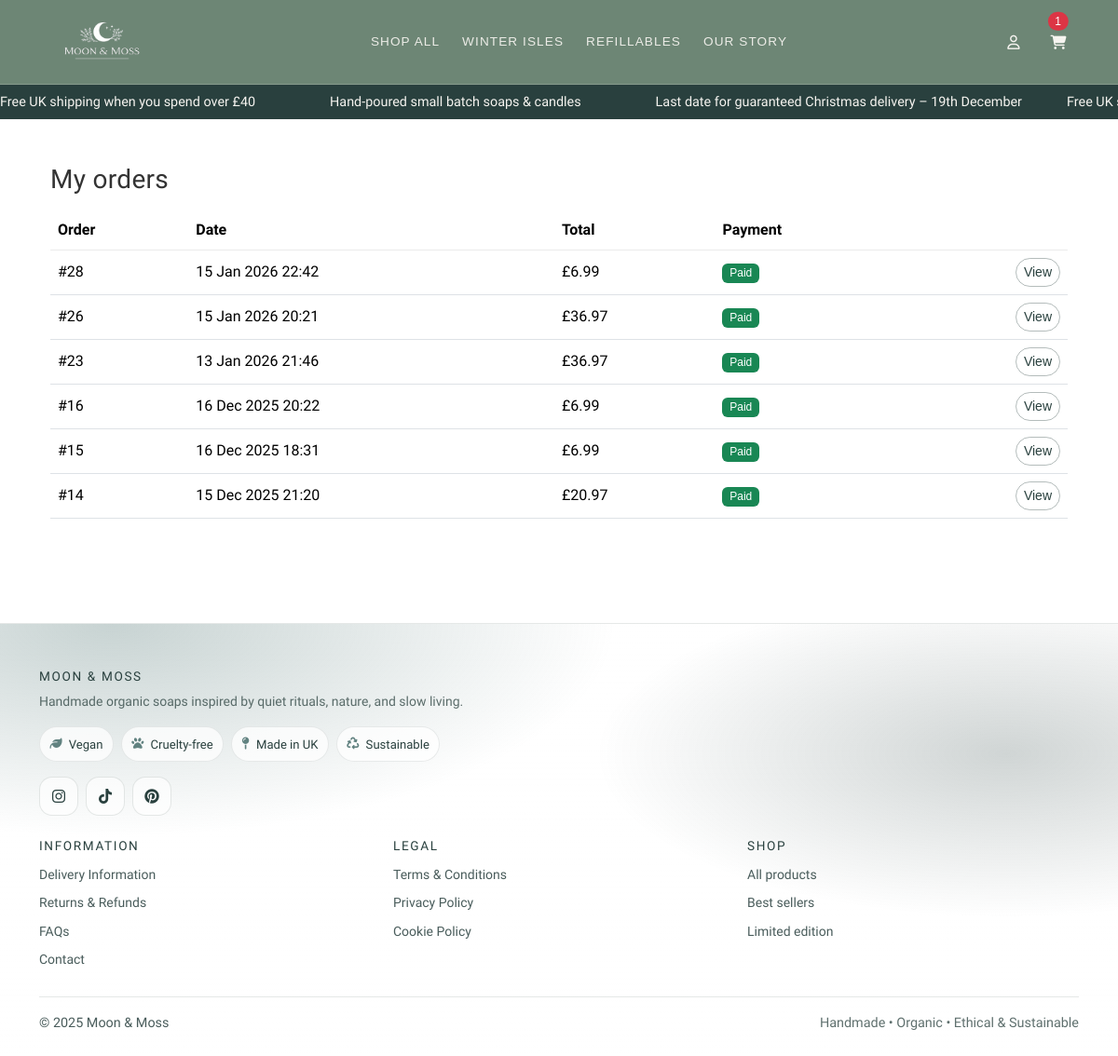
Page /accounts/orders/ (signed in) on the committed database.
### checkout/models.py (models this page shows, shortened)
class Order(models.Model):
    PENDING = "PENDING"
    PAID = "PAID"
    FAILED = "FAILED"
    NEW = "NEW"
    DISPATCHED = "DISPATCHED"
    DELIVERED = "DELIVERED"
    CANCELLED = "CANCELLED"
    STATUS_CHOICES = [
        (PENDING, "Pending"),
        (PAID, "Paid"),
        (FAILED, "Failed"),
    ]
    FULFILMENT_CHOICES = [
        (NEW, "New"),
        (DISPATCHED, "Dispatched"),
        (DELIVERED, "Delivered"),
        (CANCELLED, "Cancelled"),
    ]
    user = models.ForeignKey(
        settings.AUTH_USER_MODEL,
        on_delete=models.SET_NULL,
        null=True,
        blank=True,
        related_name="orders",
    )
    full_name = models.CharField(max_length=100, blank=True)
    email = models.EmailField(blank=True)
    address_line1 = models.CharField(max_length=255, blank=True)
    address_line2 = models.CharField(max_length=255, blank=True)
    city = models.CharField(max_length=100, blank=True)
    postcode = models.CharField(max_length=20, blank=True)
    status = models.CharField(
        max_length=10,
        choices=STATUS_CHOICES,
        default=PENDING,
    )
    total = models.DecimalField(max_digits=8, decimal_places=2)
    stripe_session_id = models.CharField(max_length=255, blank=True)
    created_at = models.DateTimeField(auto_now_add=True)
    stock_deducted = models.BooleanField(default=False)
    fulfilment_status = models.CharField(
        max_length=12,
        choices=FULFILMENT_CHOICES,
        default=NEW,
    )
    dispatched_at = models.DateTimeField(null=True, blank=True)
    delivered_at = models.DateTimeField(null=True, blank=True)
    cancelled_at = models.DateTimeField(null=True, blank=True)

### accounts/views.py (the view)
# urls.py: path("orders/", views.my_orders, name="my_orders"),
@login_required
def my_orders(request):
    orders = (
        Order.objects
        .filter(user=request.user, status=Order.PAID)
        .order_by("-created_at")
    )
    return render(request, "accounts/my_orders.html", {"orders": orders})

### cart/context_processors.py (called while the page is built)
def cart_count(request):
    cart = get_or_create_cart(request)
    try:
        count = sum(i.qty for i in cart.items.all())
    except Exception:
        count = 0
    return {"cart_count": count}

### cart/utils.py (called while the page is built)
def get_or_create_cart(request):
    if not request.session.session_key:
        request.session.create()
    request.session.set_expiry(60 * 60 * 24 * 14)
    session_key = request.session.session_key
    if request.user.is_authenticated:
        cart, created = Cart.objects.get_or_create(
            user=request.user,
            defaults={"session_key": session_key},
        )
        if not cart.session_key:
            cart.session_key = session_key
            cart.save(update_fields=["session_key"])
        return cart
    cart, _ = Cart.objects.get_or_create(user=None, session_key=session_key)
    return cart

### accounts/templates/accounts/my_orders.html
{% extends "base.html" %}
{% block content %}
  <div class="container py-4">
    <div class="d-flex justify-content-between align-items-center mb-3">
      <h1 class="h3 mb-0">My orders</h1>
    </div>
    <div class="table-responsive">
      <table class="table align-middle">
        <thead>
          <tr>
            <th>Order</th>
            <th>Date</th>
            <th>Total</th>
            <th>Payment</th>
            <th></th>
          </tr>
        </thead>
        <tbody>
          {% for o in orders %}
            <tr>
              <td>#{{ o.id }}</td>
              <td>{{ o.created_at|date:"d M Y H:i" }}</td>
              <td>£{{ o.total|floatformat:2 }}</td>
              <td>
                {% if o.status == "PAID" %}
                  <span class="badge text-bg-success">Paid</span>
                {% elif o.status == "PENDING" %}
                  <span class="badge text-bg-warning">Pending</span>
                {% else %}
                  <span class="badge text-bg-danger">Failed</span>
                {% endif %}
              </td>
              <td class="text-end">
                <a class="btn btn-sm btn-outline-secondary"
                   href="{% url 'accounts:my_order_detail' o.id %}">View</a>
              </td>
            </tr>
          {% empty %}
            <tr>
              <td colspan="5" class="text-muted">You don’t have any orders yet.</td>
            </tr>
          {% endfor %}
        </tbody>
      </table>
    </div>
  </div>
{% endblock content %}

### templates/base.html (shortened to what this page needs)
{% load static %}
<!DOCTYPE html>
<html lang="en">
  <head>
    <link href="https://cdn.jsdelivr.net/npm/bootstrap@5.3.3/dist/css/bootstrap.min.css" rel="stylesheet">
    <link rel="stylesheet" href="{% static 'css/base-user.css' %}">
  </head>
  <body>
    <nav class="navbar navbar-light navbar-pink bb-navbar sticky-top">
      <div class="container bb-nav-grid">
        <div class="bb-nav-center">
          <a class="navbar-brand bb-brand" href="{% url 'catalog:home' %}">
            <img src="{% static 'img/logo.png' %}" alt="Moon & Moss" class="bb-logo"
              width="135"
              height="90">
          </a>
        </div>
        <div class="bb-nav-links-wrap d-none d-lg-flex">
          <ul class="navbar-nav bb-nav-links bb-nav-links-desktop">
            <li class="nav-item"><a class="nav-link" href="{% url 'catalog:product_list' %}">Shop All</a></li>
            <li class="nav-item"><a class="nav-link" href="{% url 'catalog:winter_isles' %}">Winter Isles</a></li>
            <li class="nav-item"><a class="nav-link" href="{% url 'catalog:refillables' %}">Refillables</a></li>
            <li class="nav-item"><a class="nav-link" href="{% url 'catalog:about' %}">Our Story</a></li>
          </ul>
        </div>
        <div class="bb-nav-right bb-nav-icons">
        {% if user.is_authenticated %}
          <div class="dropdown bb-account-dropdown">
            <button class="btn bb-icon-link dropdown-toggle"
                    type="button"
                    id="accountMenu"
                    data-bs-toggle="dropdown"
                    aria-expanded="false"
                    aria-label="Account menu">
              <span class="bb-icon"><i class="fa-regular fa-user"></i></span>
            </button>
          </div>
        {% else %}
      <a href="{% url 'accounts:login' %}?next={{ request.get_full_path }}"
        class="bb-icon-link"
        title="Login">
        <span class="bb-icon"><i class="fa-regular fa-user"></i></span>
      </a>
    {% endif %}
          <a href="{% url 'cart:view' %}"
            class="bb-icon-link position-relative"
            title="Cart"
            data-bs-toggle="offcanvas"
            data-bs-target="#miniCart"
            aria-controls="miniCart">
            <span class="bb-icon"><i class="fa-solid fa-cart-shopping"></i></span>
            <span id="cart-count"
            class="position-absolute top-0 end-0 translate-middle badge rounded-pill text-bg-danger">
              {{ cart_count|default:0 }}
            </span>
          </a>
        </div>
      </div>
    </nav>
    <div class="bb-promo-bar">
      <div class="bb-promo-inner">
      <div class="bb-promo-track">
          <span>Free UK shipping when you spend over £40</span>
          <span>Hand-poured small batch soaps & candles</span>
          <span>Last date for guaranteed Christmas delivery – 19th December</span>
      </div>
      <div class="bb-promo-track">
        <span>Free UK shipping when you spend over £40</span>
      </div>
    </div>
  </div>
    <div class="toast-container position-fixed bottom-0 end-0 p-3"
         style="z-index: 1080">
    </div>
    <main class="container py-4">
      {% block content %}{% endblock content %}
    </main>
  <footer class="bb-footer mt-5 pt-5 pb-4">
    <div class="container">
      <div class="row g-4 align-items-start mb-4">
        <div class="col-12">
          <div class="bb-footer-brand">
            <h6 class="text-uppercase mb-2">Moon &amp; Moss</h6>
            <p class="small mb-3 bb-footer-muted">
              Handmade organic soaps inspired by quiet rituals, nature, and slow living.
            </p>
            <div class="bb-footer-chips">
              <span class="bb-footer-chip"><i class="fa-solid fa-leaf" aria-hidden="true"></i> Vegan</span>
              <span class="bb-footer-chip"><i class="fa-solid fa-paw" aria-hidden="true"></i> Cruelty-free</span>
              <span class="bb-footer-chip"><i class="fa-solid fa-map-pin" aria-hidden="true"></i> Made in UK</span>
              <span class="bb-footer-chip"><i class="fa-solid fa-recycle" aria-hidden="true"></i> Sustainable</span>
            </div>
            <div class="bb-footer-social mt-3">
              <a href="#" class="bb-social-link" aria-label="Instagram"><i class="fa-brands fa-instagram"></i></a>
              <a href="#" class="bb-social-link" aria-label="TikTok"><i class="fa-brands fa-tiktok"></i></a>
              <a href="#" class="bb-social-link" aria-label="Pinterest"><i class="fa-brands fa-pinterest"></i></a>
            </div>
          </div>
        </div>
      </div>
      <div class="row g-4">
        <div class="col-6 col-md-4">
          <h6 class="text-uppercase mb-2">Information</h6>
          <ul class="list-unstyled small mb-0 bb-footer-links">
            <li><a href="{% url 'delivery' %}">Delivery Information</a></li>
            <li><a href="{% url 'returns' %}">Returns &amp; Refunds</a></li>
            <li><a href="{% url 'faq' %}">FAQs</a></li>
            <li><a href="{% url 'contact' %}">Contact</a></li>
          </ul>
        </div>
        <div class="col-6 col-md-4">
          <h6 class="text-uppercase mb-2">Legal</h6>
          <ul class="list-unstyled small mb-0 bb-footer-links">
            <li><a href="{% url 'terms' %}">Terms &amp; Conditions</a></li>
            <li><a href="{% url 'privacy' %}">Privacy Policy</a></li>
            <li><a href="{% url 'cookies' %}">Cookie Policy</a></li>
          </ul>
        </div>
        <div class="col-12 col-md-4">
          <h6 class="text-uppercase mb-2">Shop</h6>
          <ul class="list-unstyled small mb-3 bb-footer-links">
            <li><a href="{% url 'catalog:product_list' %}">All products</a></li>
            <li><a href="{% url 'catalog:product_list' %}?tag=best-sellers">Best sellers</a></li>
            <li><a href="{% url 'catalog:product_list' %}?tag=limited">Limited edition</a></li>
          </ul>
        </div>
      </div>
      <div class="bb-footer-bottom mt-4 pt-3">
        <span>© {{ now|default:"2025" }} Moon &amp; Moss</span>
        <span class="bb-footer-muted">Handmade • Organic • Ethical &amp; Sustainable</span>
      </div>
    </div>
  </footer>
  </body>
</html>

### rows in the picture
Order: id "28", created_at "15 Jan 2026 22:42", total "6.99", status "Paid"
Order: id "26", created_at "15 Jan 2026 20:21", total "36.97", status "Paid"
Order: id "23", created_at "13 Jan 2026 21:46", total "36.97", status "Paid"
Order: id "16", created_at "16 Dec 2025 20:22", total "6.99", status "Paid"
Order: id "15", created_at "16 Dec 2025 18:31", total "6.99", status "Paid"
Order: id "14", created_at "15 Dec 2025 21:20", total "20.97", status "Paid"

### other values in the picture
{{ cart_count|default:0 }} "1"
{{ now|default:"2025" }} "2025"
